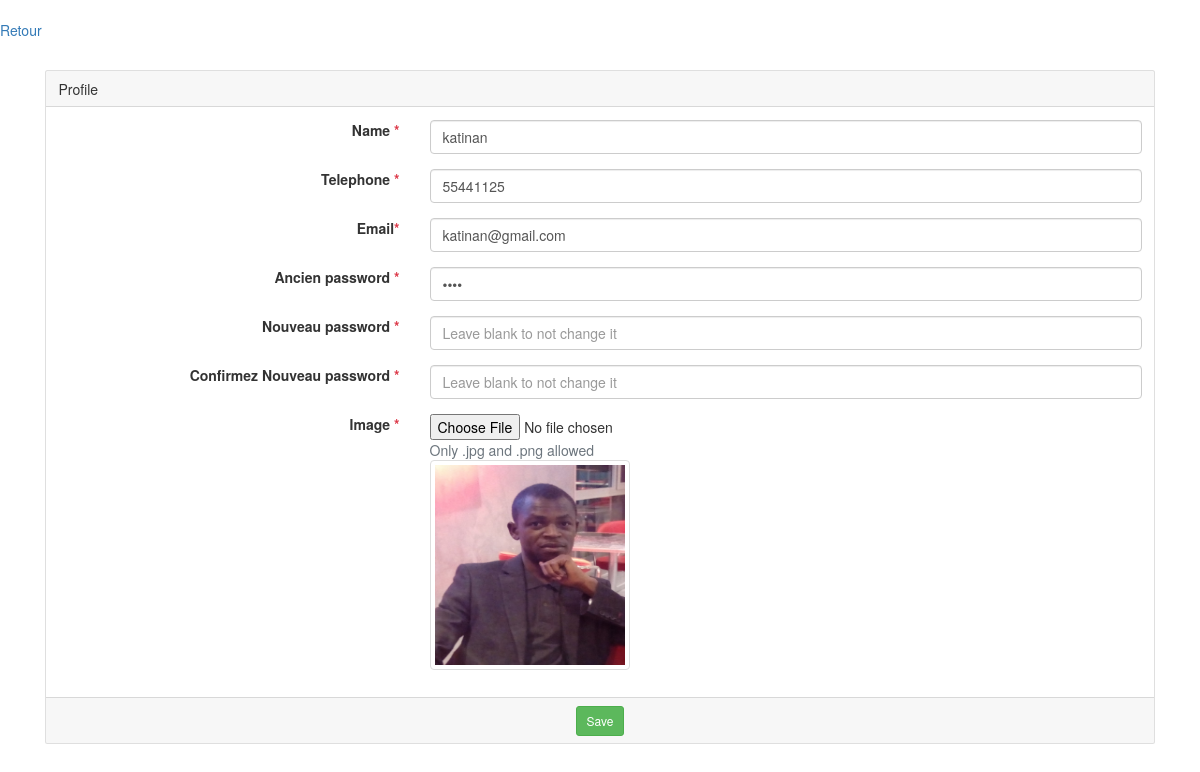
Screenshot of /stud_profil.php (signed in) with the database file from the repository.
### tables this page shows
CREATE TABLE `users` (
  `id` int(11) NOT NULL,
  `username` varchar(225) NOT NULL,
  `phone` varchar(20) NOT NULL,
  `email` varchar(225) NOT NULL,
  `password` varchar(225) NOT NULL,
  `sex` varchar(50) NOT NULL,
  `file_name` varchar(255) NOT NULL,
  `uploaded_on` datetime NOT NULL,
  `img` blob NOT NULL
);

### stud_profil.php (the view, shortened to what this page needs)
<?php
$host = 'localhost';
$user = 'root';
$pass = '';
$db = 'laborator';
$user_id = $_SESSION["user_id"];
$conn = mysqli_connect($host, $user, $pass, $db);
$sql = mysqli_query($conn, "select username, phone, email, password, file_name, uploaded_on from users where id=$user_id");
$row = mysqli_fetch_assoc($sql);
$username = $row["username"];
$phone = $row["phone"];
$email = $row["email"];
$kkcz = $row["password"];
$file_name = $row["file_name"];
?>
<!DOCTYPE html>
<html>
<head>
    <link rel="stylesheet" href="https://stackpath.bootstrapcdn.com/bootstrap/4.5.1/css/bootstrap.min.css">
    <link href="//maxcdn.bootstrapcdn.com/bootstrap/3.3.0/css/bootstrap.min.css" rel="stylesheet" id="bootstrap-css">
    <link rel="stylesheet" href="https://maxcdn.bootstrapcdn.com/bootstrap/3.3.7/css/bootstrap.min.css">
</head>
<body>
    <br>
    <a href="students_dashboard.php">Retour</a>
    <div class="container" style="margin-top:30px">
        <div class="card">
            <form method="post" name="profile_form" id="profile_form" enctype="multipart/form-data">
                <div class="card-header">
                    <div class="row">
                        <div class="col-md-9">Profile</div>
                        <div class="col-md-3" align="right">
                        </div>
                    </div>
                </div>
                <div class="card-body">
                    <div class="form-group">
                        <div class="row">
                            <label class="col-md-4 text-right">Name <span class="text-danger">*</span></label>
                            <div class="col-md-8">
                                <input type="text" name="name" id="name" class="form-control" value="<?php echo $username ?>" />
                            </div>
                        </div>
                    </div>
                    <div class="form-group">
                        <div class="row">
                            <label class="col-md-4 text-right">Telephone <span class="text-danger">*</span></label>
                            <div class="col-md-8">
                                <input type="text" name="phone" id="phone" class="form-control" value="<?php echo $phone ?>" />
                            </div>
                        </div>
                    </div>
                    <div class="form-group">
                        <div class="row">
                            <label class="col-md-4 text-right">Email<span class="text-danger">*</span></label>
                            <div class="col-md-8">
                                <input type="text" name="email" id="email" class="form-control" value="<?php echo $email ?>" />
                            </div>
                        </div>
                    </div>
                    <div class="form-group">
                        <div class="row">
                            <label class="col-md-4 text-right">Ancien password <span class="text-danger">*</span></label>
                            <div class="col-md-8">
                                <input type="password" name="password" id="password" class="form-control" value="<?php echo $kkcz ?>" />
                            </div>
                        </div>
                    </div>
                    <div class="form-group">
                        <div class="row">
                            <label class="col-md-4 text-right">Nouveau password <span class="text-danger">*</span></label>
                            <div class="col-md-8">
                                <input type="password" name="password1" id="password1" class="form-control" placeholder="Leave blank to not change it" />
                            </div>
                        </div>
                    </div>
                    <div class="form-group">
                        <div class="row">
                            <label class="col-md-4 text-right">Confirmez Nouveau password <span class="text-danger">*</span></label>
                            <div class="col-md-8">
                                <input type="password" name="password2" id="password2" class="form-control" placeholder="Leave blank to not change it" onchange="checkpass();" />
                            </div>
                        </div>
                    </div>
                    <div class="form-group">
                        <div class="row">
                            <label class="col-md-4 text-right">Image <span class="text-danger">*</span></label>
                            <div class="col-md-8">
                                <input type="file" name="file" />
                                <span class="text-muted">Only .jpg and .png allowed</span><br />
                                <img src=<?php echo htmlspecialchars($file_name) ?> class="img-thumbnail" style="width:200px;height:210px;">
                            </div>
                        </div>
                    </div>
                </div>
                <div class="card-footer" align="center">
                    <input type="submit" name="button_action" id="button_action" class="btn btn-success btn-sm" value="Save" />
                </div>
            </form>
        </div>
    </div>
    <br />
    <br />
</body>
</html>
<link rel="stylesheet" href="css/datepicker.css" />

### rows the page displays
users: name "katinan", phone "55441125", email "katinan@gmail.com", file_name (picture)
